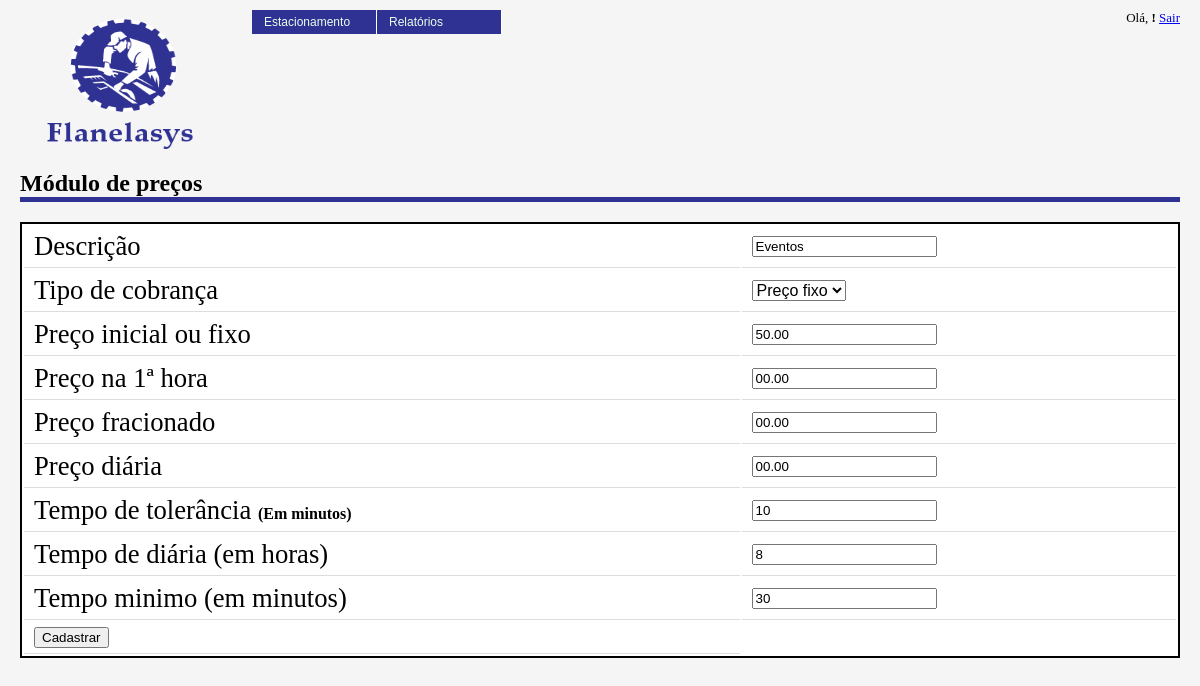
Page /admin/precos/editar_preco.php?cod_preco=2 on the committed database.
### tables this page shows
CREATE TABLE `fla_precos` (
  `cod_preco` int(10) unsigned NOT NULL AUTO_INCREMENT,
  `des_preco` varchar(50) NOT NULL,
  `val_minimo` decimal(5,2) NOT NULL,
  `tip_cobranca` char(1) NOT NULL,
  `val_hora` decimal(5,2) DEFAULT NULL,
  `val_fracao` decimal(5,2) DEFAULT NULL,
  `tem_tolerancia` int(2) NOT NULL DEFAULT '10',
  `val_diaria` decimal(5,2) DEFAULT NULL,
  `tem_diaria` int(2) DEFAULT '8',
  `tem_minimo` int(2) DEFAULT '30',
  PRIMARY KEY (`cod_preco`)
);

### classes/fla_precos.class.php (called while the page is built, shortened)
<?php
class fla_precos {
    private $cod_preco;
    public function get_cod_preco() {
        return $this->cod_preco;
    }
    public function set_cod_preco($cod_preco) {
        $this->cod_preco = $cod_preco;
    }
    function buscaPrecos($objPreco) {
        $objConexao = new fla_conexao();
        $where = "";
        if ($objPreco->get_cod_preco() != "") {
            $where = " WHERE cod_preco = " . $objPreco->get_cod_preco();
        }
        $SQL = "SELECT
                    cod_preco,
                    des_preco,
                    val_minimo,
					val_hora,
					val_fracao,
					val_diaria,
                    tip_cobranca,
					tem_tolerancia,
					tem_diaria,
					tem_minimo
                FROM
                    fla_precos "
                . $where . "
                ORDER BY
                    cod_preco";
        $rsPreco = $objConexao->query($SQL);
        $arrPrecos = array();
        $aux = 0;
        while ($preco = $rsPreco->fetch(PDO::FETCH_ASSOC)) {
            $arrPrecos[$aux]['cod_preco'] = $preco['cod_preco'];
            $arrPrecos[$aux]['des_preco'] = $preco['des_preco'];
            $arrPrecos[$aux]['val_minimo'] = $preco['val_minimo'];
            $arrPrecos[$aux]['val_hora'] = $preco['val_hora'];
            $arrPrecos[$aux]['val_fracao'] = $preco['val_fracao'];
            $arrPrecos[$aux]['val_diaria'] = $preco['val_diaria'];
            $arrPrecos[$aux]['tip_cobranca'] = $preco['tip_cobranca'];
            $arrPrecos[$aux]['tem_tolerancia'] = $preco['tem_tolerancia'];
            $arrPrecos[$aux]['tem_diaria'] = $preco['tem_diaria'];
            $arrPrecos[$aux]['tem_minimo'] = $preco['tem_minimo'];
            $aux++;
        }
        return $arrPrecos;
    }
}
?>

### admin/precos/editar_preco.php (the view, shortened to what this page needs)
<?php
include_once('../../includes/config.php');
include_once($path_classes . 'fla_precos.class.php');
$objPreco = new fla_precos();
if (!empty($_GET['cod_preco'])) {
    $cod_preco = $_GET['cod_preco'];
    $objPreco->set_cod_preco($cod_preco);
    $arrPrecos = $objPreco->buscaPrecos($objPreco);
}
?>
<html>
    <head>
		<link href="../../images/style.css" rel="stylesheet" type="text/css" />
    </head>
    <body>
        <div class="content">
            <?php
            include_once("../../cabecalho.php");
            ?>
            <div class="data">
                <h1> Módulo de preços </h1>
                <form method="POST" action="editar_preco.php">
                    <table>
                        <tr>
                            <td> Descrição </td>
                            <td> <input type="text" name="des_preco" id="des_preco" value="<?php echo $arrPrecos[0]['des_preco']; ?>">  </td>
                        </tr>
                        <tr>
                            <td> Tipo de cobrança </td>
                            <td> <select id="tip_cobranca" name="tip_cobranca">
                                    <option value="F" <?php echo $arrPrecos[0]['tip_cobranca'] == "F" ? "selected" : ""; ?>> Preço fixo </option>
                                </select>
                            </td>
                        </tr>
                        <tr>
                            <td> Preço inicial ou fixo </td>
                            <td> <input type="text" name="val_minimo" id="val_minimo" value="<?php echo str_pad($arrPrecos[0]['val_minimo'], 5, "0", STR_PAD_LEFT); ?>"> </td>
                        </tr>
                        <tr>
                            <td> Preço na 1ª hora </td>
                            <td> <input type="text" name="val_hora" id="val_hora" value="<?php echo str_pad($arrPrecos[0]['val_hora'], 5, "0", STR_PAD_LEFT); ?>"> </td>
                        </tr>
                        <tr>
                            <td> Preço fracionado </td>
                            <td> <input type="text" name="val_fracao" id="val_fracao" value="<?php echo str_pad($arrPrecos[0]['val_fracao'], 5, "0", STR_PAD_LEFT); ?>"> </td>
                        </tr>
                        <tr>
                            <td> Preço diária </td>
                            <td> <input type="text" name="val_diaria" id="val_diaria" value="<?php echo str_pad($arrPrecos[0]['val_diaria'], 5, "0", STR_PAD_LEFT); ?>"> </td>
                        </tr>
                        <tr>
                            <td>
                                Tempo de tolerância <span class="ajuda">(Em minutos)</span>
                            </td>
                            <td> <input type="text" name="tem_tolerancia" id="tem_tolerancia" value="<?php echo $arrPrecos[0]['tem_tolerancia']; ?>"> </td>
                        </tr>
                        <tr>
                            <td> Tempo de diária (em horas) </td>
                            <td> <input type="text" name="tem_diaria" id="tem_tolerancia" value="<?php echo $arrPrecos[0]['tem_diaria']; ?>"> </td>
                        </tr>
                        <tr>
                            <td> Tempo minimo (em minutos) </td>
                            <td> <input type="text" name="tem_minimo" id="tem_minimo" value="<?php echo $arrPrecos[0]['tem_minimo']; ?>"> </td>
                        </tr>
                        <tr>
                            <td>
                                <input type="submit" name="_submit" value="Cadastrar">
                            </td>
                        </tr>
                    </table>
                </form>
            </div>
        </div>
    </body>
</html>

### images/style.css (style rules this page uses)
body { font-family:tahoma; padding:0px; margin:0px; background:#f5f5f5; }
div.content { padding:10px 20px; }
div.content h1 { font-size:18pt; border-bottom:5px solid #2F3193; padding:0px; margin:10px 0px 20px; width:100%; }
div.content div.data table { border:2px solid #000; background:#fff; width:100%; }
div.content div.data table td { font-size:20pt; padding:5px 10px; border-bottom:1px solid #ddd; text-align: left; }
select { font-size: 12pt; }
.ajuda { border: none; font-size: 12pt; font-weight: bolder; }

### rows in the picture
fla_precos: des_preco "Eventos", tip_cobranca "Preço fixo", val_minimo "50.00", val_hora "00.00", val_fracao "00.00", val_diaria "00.00", tem_tolerancia "10", tem_diaria "8", tem_minimo "30"
